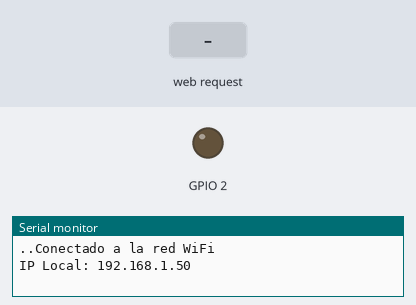
Recording of a program running on a simulated ESP32. On the bench: output pins drawn as LEDs (lit = HIGH), the last lines printed to the serial monitor. Inputs (shaded band) come from the test bench. WiFi joins after 1.5 s; servers stay silent unless stated.

Above: at 3.2 s.
3.3 s: HTTP request GET /H received
At 4.5 s:
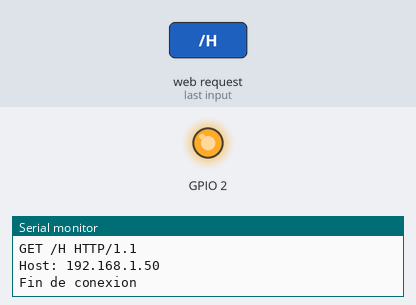
4.8 s: HTTP request GET /L received
At 5.7 s:
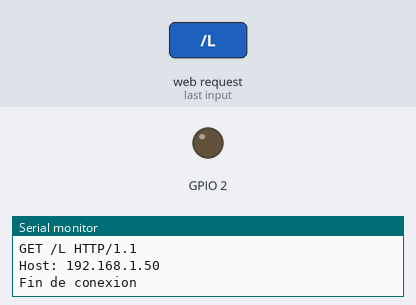
Timing chart, 0 to 7.8 s (numbered marks = the images above; inputs shaded):
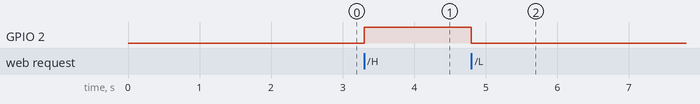

The program:

main.cpp
```cpp
#include <Arduino.h>
#include <WiFi.h>

const char * ssid = "virus5";
const char * password = "12345678";

WiFiServer server(80);

void conectarRedWifi(){
  WiFi.begin(ssid, password);
  while (WiFi.status() != WL_CONNECTED) {
    delay(1000);
    Serial.print(".");
  }
  Serial.println("Conectado a la red WiFi");
}
void setup() { // Conexion serial a 115200 baudos: 9600, 19200, 38400, 57600, 115200
  Serial.begin(115200);
  pinMode(2, OUTPUT);
  conectarRedWifi();
  Serial.print("IP Local: "); // Imprime la direccion IP asignada por el router
  Serial.println(WiFi.localIP());
  server.begin(); // Inicia el servidor en el puerto 80
}

void loop() {
   // Maneja las peticiones al servidor y controla el LED
   WiFiClient cliente = server.available();
   if(cliente){
      String mensaje="";
      Serial.println("Llego un nuevo cliente");
      while(cliente.connected()){
        if(cliente.available()){
          char letra = cliente.read();
          Serial.write(letra);
          if(letra=='\n'){  //Es un caracter enter?
             if(mensaje.length()==0){  //La longitud de la linea es 0 ?
                  cliente.println("HTTP/1.1 200 OK");
                  cliente.println("Content-type:text/html");
                  cliente.println();  //Indicamos que terminamos de enviar la cabecera HTTP
                  cliente.println("<br>Clic <a href=\"H\">aqui</a> para encender la lampara<br>");
                  cliente.println("Clic <a href=\"L\">aqui</a> para apagar la lampara");
                  cliente.println();
                  break;
             } else
                  mensaje="";
          } else if (letra != '\r'){
            mensaje+=letra;
          }
          if(mensaje.endsWith("GET /H")){
            digitalWrite(2, HIGH);
          }
          if(mensaje.endsWith("GET /L")){
            digitalWrite(2,LOW);
          }
        }
      }
      Serial.println("Fin de conexion");
      cliente.stop();
   }
}
```

Measured:
- after the input at 3.3 s, GPIO 2: LOW → HIGH at once
- after the input at 4.8 s, GPIO 2: HIGH → LOW at once
